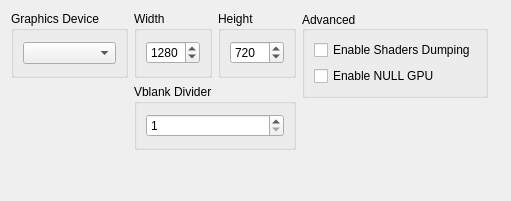
      <widget class="QWidget" name="grphicsTab">
       <attribute name="title">
        <string>Graphics</string>
       </attribute>
       <layout class="QVBoxLayout" name="graphicsTabVLayout" stretch="0,0">
        <item>
         <layout class="QHBoxLayout" name="graphicsTabHLayout" stretch="1,1,1">
          <item>
           <layout class="QVBoxLayout" name="graphicsTabLayoutLeft">
            <item>
             <widget class="QGroupBox" name="graphicsAdapterGroupBox">
              <property name="title">
               <string>Graphics Device</string>
              </property>
              <layout class="QVBoxLayout" name="graphicsAdapterLayout">
               <item>
                <widget class="QComboBox" name="graphicsAdapterBox"/>
               </item>
              </layout>
             </widget>
            </item>
            <item>
             <widget class="QWidget" name="widgetgraphicsBottom" native="true">
              <layout class="QHBoxLayout" name="widgetgraphicsBottomHLayout">
               <property name="leftMargin">
                <number>0</number>
               </property>
               <property name="topMargin">
                <number>0</number>
               </property>
               <property name="rightMargin">
                <number>0</number>
               </property>
               <property name="bottomMargin">
                <number>0</number>
               </property>
              </layout>
             </widget>
            </item>
           </layout>
          </item>
          <item>
           <layout class="QVBoxLayout" name="graphicsTabLayoutMiddle">
            <item>
             <layout class="QVBoxLayout" name="layoutResolution">
              <property name="spacing">
               <number>6</number>
              </property>
              <property name="leftMargin">
               <number>0</number>
              </property>
              <item>
               <layout class="QHBoxLayout" name="resolutionLayout">
                <item>
                 <widget class="QGroupBox" name="widthGroupBox">
                  <property name="title">
                   <string>Width</string>
                  </property>
                  <layout class="QVBoxLayout" name="widthLayout">
                   <item>
                    <widget class="QSpinBox" name="widthSpinBox">
                     <property name="accelerated">
                      <bool>true</bool>
                     </property>
                     <property name="correctionMode">
                      <enum>QAbstractSpinBox::CorrectionMode::CorrectToNearestValue</enum>
                     </property>
                     <property name="keyboardTracking">
                      <bool>false</bool>
                     </property>
                     <property name="minimum">
                      <number>0</number>
                     </property>
                     <property name="maximum">
                      <number>9999</number>
                     </property>
                     <property name="value">
                      <number>1280</number>
                     </property>
                    </widget>
                   </item>
                  </layout>
                 </widget>
                </item>
                <item>
                 <widget class="QGroupBox" name="heightGroupBox">
                  <property name="title">
                   <string>Height</string>
                  </property>
                  <layout class="QVBoxLayout" name="heightLayout">
                   <item>
                    <widget class="QSpinBox" name="heightSpinBox">
                     <property name="frame">
                      <bool>true</bool>
                     </property>
                     <property name="accelerated">
                      <bool>true</bool>
                     </property>
                     <property name="correctionMode">
                      <enum>QAbstractSpinBox::CorrectionMode::CorrectToNearestValue</enum>
                     </property>
                     <property name="keyboardTracking">
                      <bool>false</bool>
                     </property>
                     <property name="minimum">
                      <number>0</number>
                     </property>
                     <property name="maximum">
                      <number>9999</number>
                     </property>
                     <property name="value">
                      <number>720</number>
                     </property>
                    </widget>
                   </item>
                  </layout>
                 </widget>
                </item>
               </layout>
              </item>
             </layout>
            </item>
            <item>
             <layout class="QVBoxLayout" name="vLayoutVblank">
              <property name="spacing">
               <number>6</number>
              </property>
              <property name="leftMargin">
               <number>0</number>
              </property>
              <item>
               <layout class="QHBoxLayout" name="hLayoutVblank">
                <item>
                 <widget class="QGroupBox" name="heightDivider">
                  <property name="title">
                   <string>Vblank Divider</string>
                  </property>
                  <layout class="QVBoxLayout" name="vblankLayout">
                   <item>
                    <widget class="QSpinBox" name="vblankSpinBox">
                     <property name="frame">
                      <bool>true</bool>
                     </property>
                     <property name="accelerated">
                      <bool>true</bool>
                     </property>
                     <property name="correctionMode">
                      <enum>QAbstractSpinBox::CorrectionMode::CorrectToNearestValue</enum>
                     </property>
                     <property name="keyboardTracking">
                      <bool>false</bool>
                     </property>
                     <property name="minimum">
                      <number>1</number>
                     </property>
                     <property name="maximum">
                      <number>9999</number>
                     </property>
                     <property name="value">
                      <number>1</number>
                     </property>
                    </widget>
                   </item>
                  </layout>
                 </widget>
                </item>
               </layout>
              </item>
             </layout>
            </item>
           </layout>
          </item>
          <item>
           <layout class="QVBoxLayout" name="graphicsTabLayoutRight">
            <property name="rightMargin">
             <number>12</number>
            </property>
            <property name="bottomMargin">
             <number>12</number>
            </property>
            <item>
             <widget class="QGroupBox" name="additionalSettingsGroupBox">
              <property name="title">
               <string>Advanced</string>
              </property>
              <property name="alignment">
               <set>Qt::AlignmentFlag::AlignLeading|Qt::AlignmentFlag::AlignLeft|Qt::AlignmentFlag::AlignVCenter</set>
              </property>
              <layout class="QVBoxLayout" name="additionalSettingsLayout">
               <item>
                <widget class="QCheckBox" name="dumpShadersCheckBox">
                 <property name="text">
                  <string>Enable Shaders Dumping</string>
                 </property>
                </widget>
               </item>
               <item>
                <widget class="QCheckBox" name="nullGpuCheckBox">
                 <property name="text">
                  <string>Enable NULL GPU</string>
                 </property>
                </widget>
               </item>
              </layout>
             </widget>
            </item>
            <item>
             <spacer name="AdvancedSpacer">
              <property name="orientation">
               <enum>Qt::Orientation::Vertical</enum>
              </property>
              <property name="sizeHint" stdset="0">
               <size>
                <width>20</width>
                <height>40</height>
               </size>
              </property>
             </spacer>
            </item>
           </layout>
          </item>
         </layout>
        </item>
        <item>
         <spacer name="graphicSpacer">
          <property name="orientation">
           <enum>Qt::Orientation::Vertical</enum>
          </property>
          <property name="sizeHint" stdset="0">
           <size>
            <width>20</width>
            <height>40</height>
           </size>
          </property>
         </spacer>
        </item>
       </layout>
      </widget>
